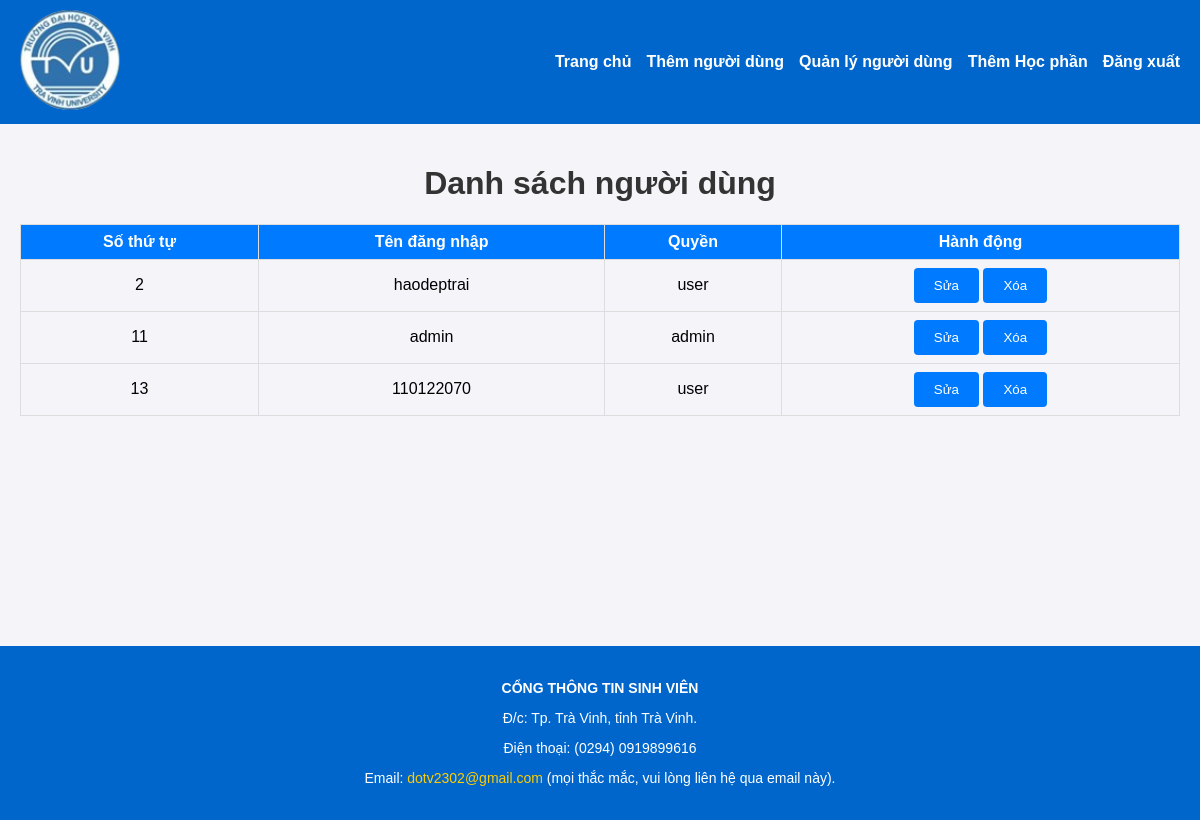
The page /manage_users.php (signed in) on the database its author committed.
### tables this page shows
CREATE TABLE `users` (
  `id` int(11) NOT NULL,
  `username` varchar(50) NOT NULL,
  `name` varchar(100) DEFAULT NULL,
  `password` varchar(255) NOT NULL,
  `role` enum('admin','user') DEFAULT 'user',
  `created_at` timestamp NOT NULL DEFAULT current_timestamp(),
  `user_id` int(11) NOT NULL
);

### manage_users.php (the view, shortened to what this page needs)
<?php
include('db.php');
$sql = "SELECT id, username, role FROM users";
$result = $conn->query($sql);
?>
<!DOCTYPE html>
<html lang="vi">
<head>
    <link rel="stylesheet" href="./css/styles.css">
</head>
<body>
<header class="header">
        <div>
            <img src="./image/logo.jpg" alt="Logo Đại học Trà Vinh">
        </div>
        <nav>
            <a href="index.php">Trang chủ</a>
            <a href="add_user.php">Thêm người dùng</a>
            <a href="manage_users.php">Quản lý người dùng</a>
            <a href="them_hoc_phan_admin.php">Thêm Học phần</a>
            <a href="logout.php">Đăng xuất</a>
        </nav>
    </header>
    <div class="content">
        <h1>Danh sách người dùng</h1>
        <table border="1">
    <tr>
        <th>Số thứ tự</th>
        <th>Tên đăng nhập</th>
        <th>Quyền</th>
        <th>Hành động</th>
    </tr>
    <?php while ($row = $result->fetch_assoc()): ?>
    <tr>
        <td><?= $row['id'] ?></td>
        <td><?= htmlspecialchars($row['username']) ?></td>
        <td><?= htmlspecialchars($row['role']) ?></td>
        <td>
    <form action="edit_user.php" method="get" style="display: inline;">
        <button type="submit" name="id" value="<?= $row['id'] ?>">Sửa</button>
    </form>
    <form action="delete_user.php" method="get" style="display: inline;" onsubmit="return confirm('Bạn có chắc chắn muốn xóa người dùng này?')">
        <button type="submit" name="id" value="<?= $row['id'] ?>">Xóa</button>
    </form>
</td>
    </tr>
    <?php endwhile; ?>
</table>
    </div>
    <footer class="footer">
    <div class="footer-content">
        <p><strong>CỔNG THÔNG TIN SINH VIÊN</strong></p>
        <p>Đ/c: Tp. Trà Vinh, tỉnh Trà Vinh.</p>
        <p>Điện thoại: (0294) 0919899616</p>
        <p>Email: <a href="dotv2302@gmail.com">dotv2302@gmail.com</a> (mọi thắc mắc, vui lòng liên hệ qua email này).</p>
    </div>
    </footer>
</body>
</html>

### manage_users.php (style rules this page uses)
body { font-family: Arial, sans-serif; background-color: #f4f4f9; margin: 0; padding: 0; }
h1 { text-align: center; color: #333; }
form { display: flex; justify-content: center; margin: 20px 0; }
button { padding: 10px 20px; border: none; background-color: #007BFF; color: white; border-radius: 4px; cursor: pointer; }
table { width: 100%; border-collapse: collapse; margin-top: 20px; }
th, td { border: 1px solid #ddd; padding: 8px; text-align: center; }
th { background-color: #007BFF; color: white; }
.header { background-color: #0066cc; color: white; padding: 10px 20px; display: flex; align-items: center; justify-content: space-between; }
.header img { width: 100px; height: 100px; border-radius: 50%; object-fit: cover; }
.header nav { display: flex; gap: 15px; }
.header nav a { color: white; text-decoration: none; font-weight: bold; }
.content { padding: 20px; text-align: center; }
.footer { background-color: #0066cc; color: white; padding: 20px; text-align: center; font-size: 14px; margin-top: 210px; }
.footer a { color: #ffcc00; text-decoration: none; }

### rows shown on the page
users: id "2", username "haodeptrai", role "user"
users: id "11", username "admin", role "admin"
users: id "13", username "110122070", role "user"
